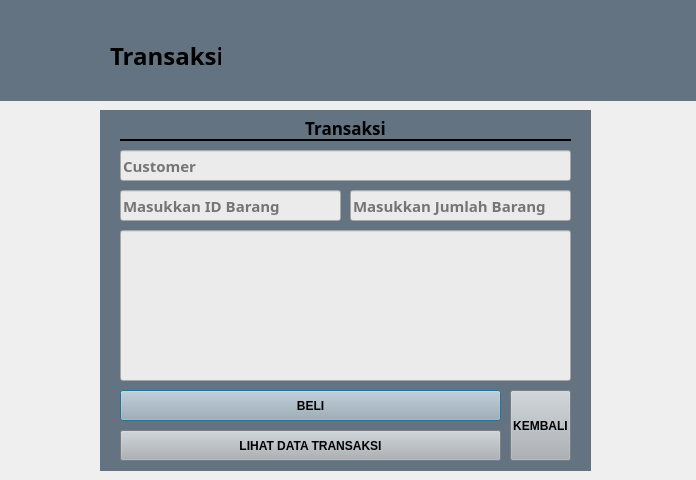
<?xml version="1.0" encoding="UTF-8"?>
<ui version="4.0">
 <class>Dialog</class>
 <widget class="QDialog" name="Dialog">
  <property name="geometry">
   <rect>
    <x>0</x>
    <y>0</y>
    <width>696</width>
    <height>480</height>
   </rect>
  </property>
  <property name="windowTitle">
   <string>Dialog</string>
  </property>
  <widget class="QLabel" name="label">
   <property name="geometry">
    <rect>
     <x>0</x>
     <y>0</y>
     <width>701</width>
     <height>101</height>
    </rect>
   </property>
   <property name="styleSheet">
    <string notr="true">background-color: #647381;</string>
   </property>
   <property name="text">
    <string/>
   </property>
  </widget>
  <widget class="QLabel" name="label_2">
   <property name="geometry">
    <rect>
     <x>0</x>
     <y>0</y>
     <width>111</width>
     <height>101</height>
    </rect>
   </property>
   <property name="styleSheet">
    <string notr="true">image: url(:/newPrefix/images__1_-removebg-preview.png);</string>
   </property>
   <property name="text">
    <string/>
   </property>
  </widget>
  <widget class="QLabel" name="label_3">
   <property name="geometry">
    <rect>
     <x>110</x>
     <y>40</y>
     <width>111</width>
     <height>31</height>
    </rect>
   </property>
   <property name="font">
    <font>
     <family>Myanmar Text</family>
     <pointsize>18</pointsize>
     <weight>75</weight>
     <bold>true</bold>
    </font>
   </property>
   <property name="text">
    <string>Transaksi</string>
   </property>
   <property name="alignment">
    <set>Qt::AlignLeading|Qt::AlignLeft|Qt::AlignVCenter</set>
   </property>
  </widget>
  <widget class="QLabel" name="label_4">
   <property name="geometry">
    <rect>
     <x>100</x>
     <y>110</y>
     <width>491</width>
     <height>361</height>
    </rect>
   </property>
   <property name="styleSheet">
    <string notr="true">background: #647381;</string>
   </property>
   <property name="text">
    <string/>
   </property>
  </widget>
  <widget class="QLineEdit" name="LE_customer">
   <property name="geometry">
    <rect>
     <x>120</x>
     <y>150</y>
     <width>451</width>
     <height>31</height>
    </rect>
   </property>
   <property name="font">
    <font>
     <family>Myanmar Text</family>
     <pointsize>11</pointsize>
     <weight>75</weight>
     <bold>true</bold>
    </font>
   </property>
   <property name="styleSheet">
    <string notr="true">background: #EBEBEB;</string>
   </property>
   <property name="placeholderText">
    <string>Customer</string>
   </property>
  </widget>
  <widget class="QLineEdit" name="LE_idBarang">
   <property name="geometry">
    <rect>
     <x>120</x>
     <y>190</y>
     <width>221</width>
     <height>31</height>
    </rect>
   </property>
   <property name="font">
    <font>
     <family>Myanmar Text</family>
     <pointsize>11</pointsize>
     <weight>75</weight>
     <bold>true</bold>
    </font>
   </property>
   <property name="styleSheet">
    <string notr="true">background: #EBEBEB;</string>
   </property>
   <property name="placeholderText">
    <string>Masukkan ID Barang</string>
   </property>
  </widget>
  <widget class="QLineEdit" name="LE_jumlahBarang">
   <property name="geometry">
    <rect>
     <x>350</x>
     <y>190</y>
     <width>221</width>
     <height>31</height>
    </rect>
   </property>
   <property name="font">
    <font>
     <family>Myanmar Text</family>
     <pointsize>11</pointsize>
     <weight>75</weight>
     <bold>true</bold>
    </font>
   </property>
   <property name="styleSheet">
    <string notr="true">background: #EBEBEB;</string>
   </property>
   <property name="placeholderText">
    <string>Masukkan Jumlah Barang</string>
   </property>
  </widget>
  <widget class="QLineEdit" name="LE_daftarBarang">
   <property name="geometry">
    <rect>
     <x>120</x>
     <y>230</y>
     <width>451</width>
     <height>151</height>
    </rect>
   </property>
   <property name="styleSheet">
    <string notr="true">background: #EBEBEB;</string>
   </property>
  </widget>
  <widget class="QPushButton" name="PB_beli">
   <property name="geometry">
    <rect>
     <x>120</x>
     <y>390</y>
     <width>381</width>
     <height>31</height>
    </rect>
   </property>
   <property name="font">
    <font>
     <family>MS Shell Dlg 2</family>
     <weight>75</weight>
     <bold>true</bold>
    </font>
   </property>
   <property name="styleSheet">
    <string notr="true">background: #AAB0B6;</string>
   </property>
   <property name="text">
    <string>BELI</string>
   </property>
  </widget>
  <widget class="QPushButton" name="PB_dataTransaksi">
   <property name="geometry">
    <rect>
     <x>120</x>
     <y>430</y>
     <width>381</width>
     <height>31</height>
    </rect>
   </property>
   <property name="font">
    <font>
     <weight>75</weight>
     <bold>true</bold>
    </font>
   </property>
   <property name="styleSheet">
    <string notr="true">background: #AAB0B6;</string>
   </property>
   <property name="text">
    <string>LIHAT DATA TRANSAKSI</string>
   </property>
  </widget>
  <widget class="QPushButton" name="PB_kembali">
   <property name="geometry">
    <rect>
     <x>510</x>
     <y>390</y>
     <width>61</width>
     <height>71</height>
    </rect>
   </property>
   <property name="font">
    <font>
     <weight>75</weight>
     <bold>true</bold>
    </font>
   </property>
   <property name="styleSheet">
    <string notr="true">background: #AAB0B6;</string>
   </property>
   <property name="text">
    <string>KEMBALI</string>
   </property>
  </widget>
  <widget class="QLabel" name="label_5">
   <property name="geometry">
    <rect>
     <x>300</x>
     <y>120</y>
     <width>91</width>
     <height>16</height>
    </rect>
   </property>
   <property name="font">
    <font>
     <family>Myanmar Text</family>
     <pointsize>13</pointsize>
     <weight>75</weight>
     <bold>true</bold>
    </font>
   </property>
   <property name="text">
    <string>Transaksi</string>
   </property>
   <property name="alignment">
    <set>Qt::AlignCenter</set>
   </property>
  </widget>
  <widget class="Line" name="line">
   <property name="geometry">
    <rect>
     <x>120</x>
     <y>130</y>
     <width>451</width>
     <height>20</height>
    </rect>
   </property>
   <property name="font">
    <font>
     <weight>50</weight>
     <bold>false</bold>
    </font>
   </property>
   <property name="styleSheet">
    <string notr="true"/>
   </property>
   <property name="frameShadow">
    <enum>QFrame::Plain</enum>
   </property>
   <property name="lineWidth">
    <number>2</number>
   </property>
   <property name="orientation">
    <enum>Qt::Horizontal</enum>
   </property>
  </widget>
 </widget>
 <resources>
  <include location="source.qrc"/>
 </resources>
 <connections/>
</ui>
